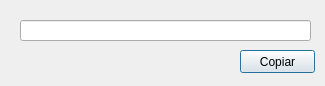
<?xml version="1.0" encoding="UTF-8"?>
<ui version="4.0">
 <class>Dialog</class>
 <widget class="QDialog" name="Dialog">
  <property name="geometry">
   <rect>
    <x>0</x>
    <y>0</y>
    <width>325</width>
    <height>86</height>
   </rect>
  </property>
  <property name="windowTitle">
   <string>Clave generada</string>
  </property>
  <widget class="QLineEdit" name="lineEdit_key">
   <property name="geometry">
    <rect>
     <x>20</x>
     <y>20</y>
     <width>291</width>
     <height>21</height>
    </rect>
   </property>
   <property name="text">
    <string/>
   </property>
   <property name="readOnly">
    <bool>true</bool>
   </property>
  </widget>
  <widget class="QPushButton" name="pushButton_copy">
   <property name="geometry">
    <rect>
     <x>240</x>
     <y>50</y>
     <width>75</width>
     <height>23</height>
    </rect>
   </property>
   <property name="accessibleDescription">
    <string/>
   </property>
   <property name="text">
    <string>Copiar</string>
   </property>
  </widget>
 </widget>
 <resources/>
 <connections/>
</ui>
